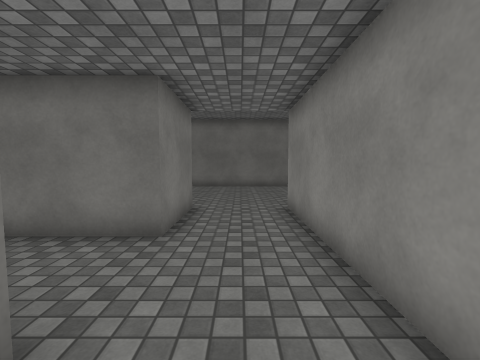
view 1 (above)

16 first-person views from a walk through a 3-D level made in the Unity game engine. The camera is 1.4 m above the floor, tilts 4° down and sees 90° across. The floor is counted in squares, 1 m on a side. Each view is taken from the middle of a square. On the plan, view 1 faces up. The plan holds only what a view shows up to about 13 squares ahead; the rest is blank. The place goes on beyond the plan. Some animated figures are left out. Surface patterns are stand-ins for the level's own textures.

view 2
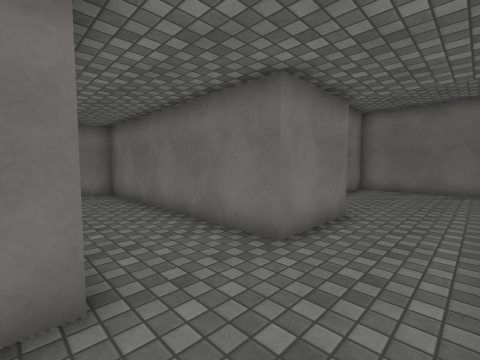

view 3
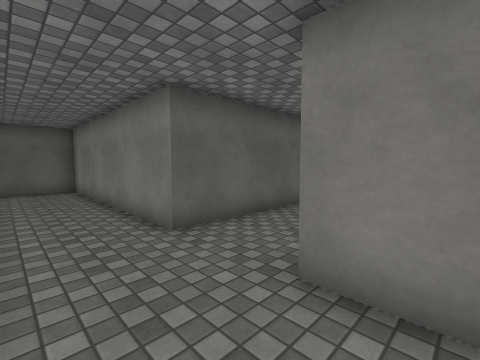

view 4
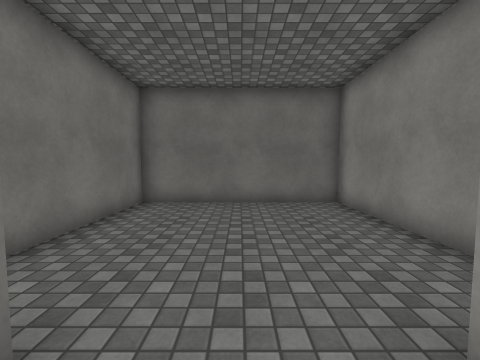

view 5
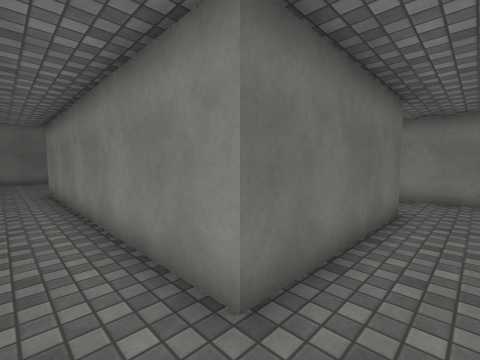

view 6
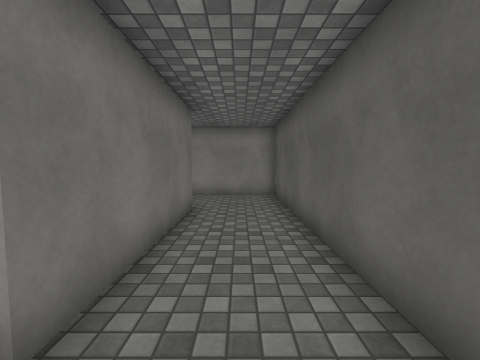

view 7
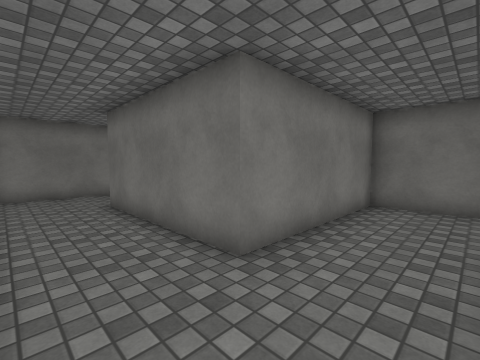

view 8
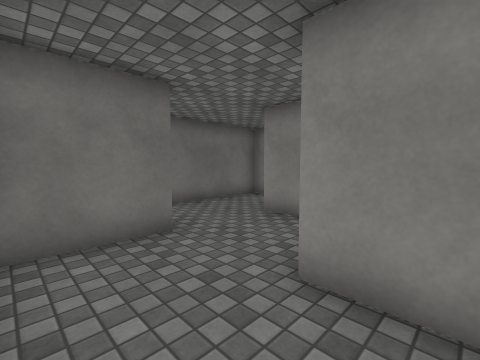

view 9
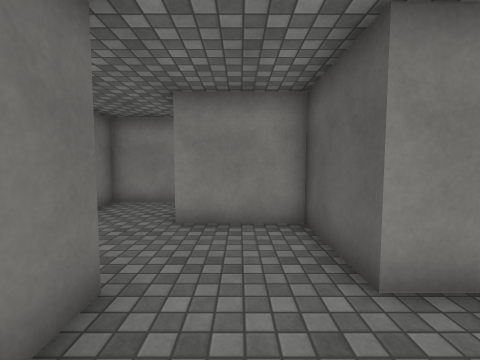

view 10
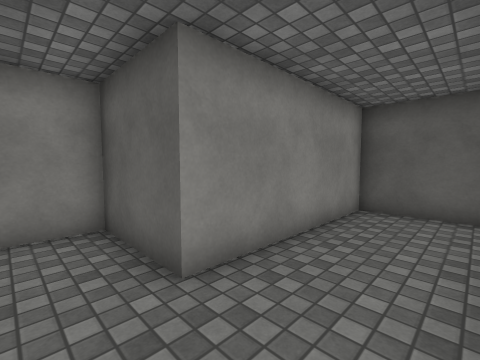

view 11
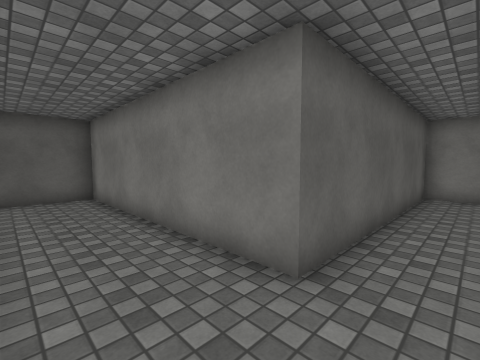

view 12
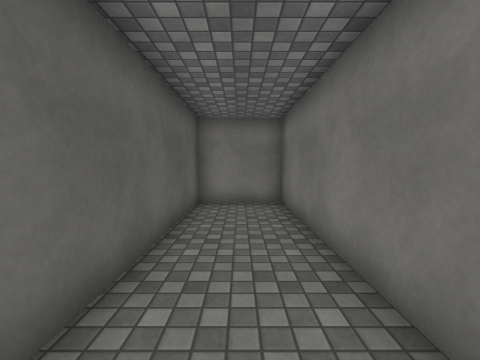

view 13
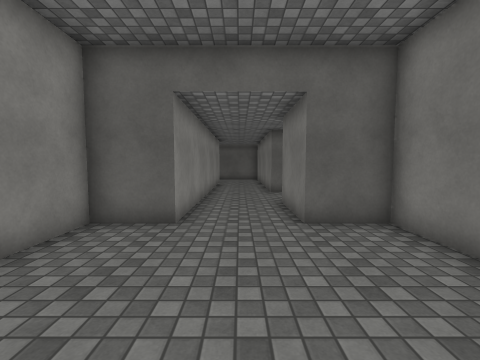

view 14
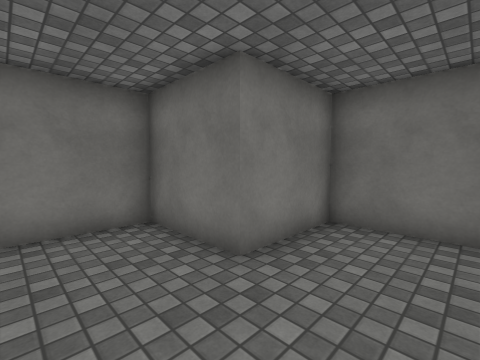

view 15
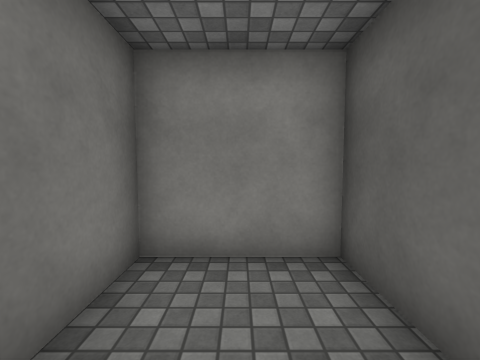

view 16
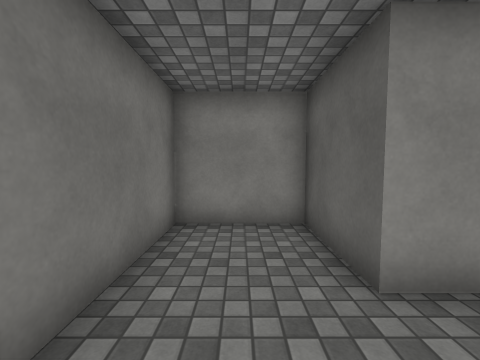

### Floor plan
Points are (right, up) in squares from view 1. A wall is a line through its corners. A room is listed if a view was taken in it or the views show most of it. See-through windows are left out.
Room 1 (views 1, 2, 3, 4, 5, 6, 7, 8, 9, 10, 11, 12, 13, 14, 15, 16)
walls: (-1.5, 1.5) (-1.5, -7.5) (10.5, -7.5) (10.5, -1.5) (13.5, -1.5) (13.5, 1.5) (16.5, 1.5) (16.5, 4.5) (10.5, 4.5) (10.5, 1.5) (7.5, 1.5) (7.5, -4.5) (1.5, -4.5) (1.5, 7.5) (3.5, 7.5) (3.5, 14.5) (-3.5, 14.5) (-3.5, 7.5) (-1.5, 7.5) (-1.5, 4.5) (-10.5, 4.5) (-10.5, 1.5) (-1.5, 1.5)

Where each view was taken, in squares from view 1:
view 1: 0 up, 0 right, facing up
view 2: 1 up, 1 right, facing up-left
view 3: 6 up, 1 right, facing down-left
view 4: 6 up, 0 right, facing up
view 5: 6 down, 0 right, facing up-right
view 6: 6 down, 0 right, facing right
view 7: 7 down, 10 right, facing up-left
view 8: 3 down, 8 right, facing up-right
view 9: 0 up, 8 right, facing right
view 10: 0 up, 8 right, facing down-right
view 11: 3 up, 1 right, facing down-left
view 12: 3 up, 2 left, facing left
view 13: 13 up, 0 right, facing down
view 14: 1 down, 13 right, facing up-left
view 15: 3 up, 13 right, facing right
view 16: 3 up, 11 right, facing right
